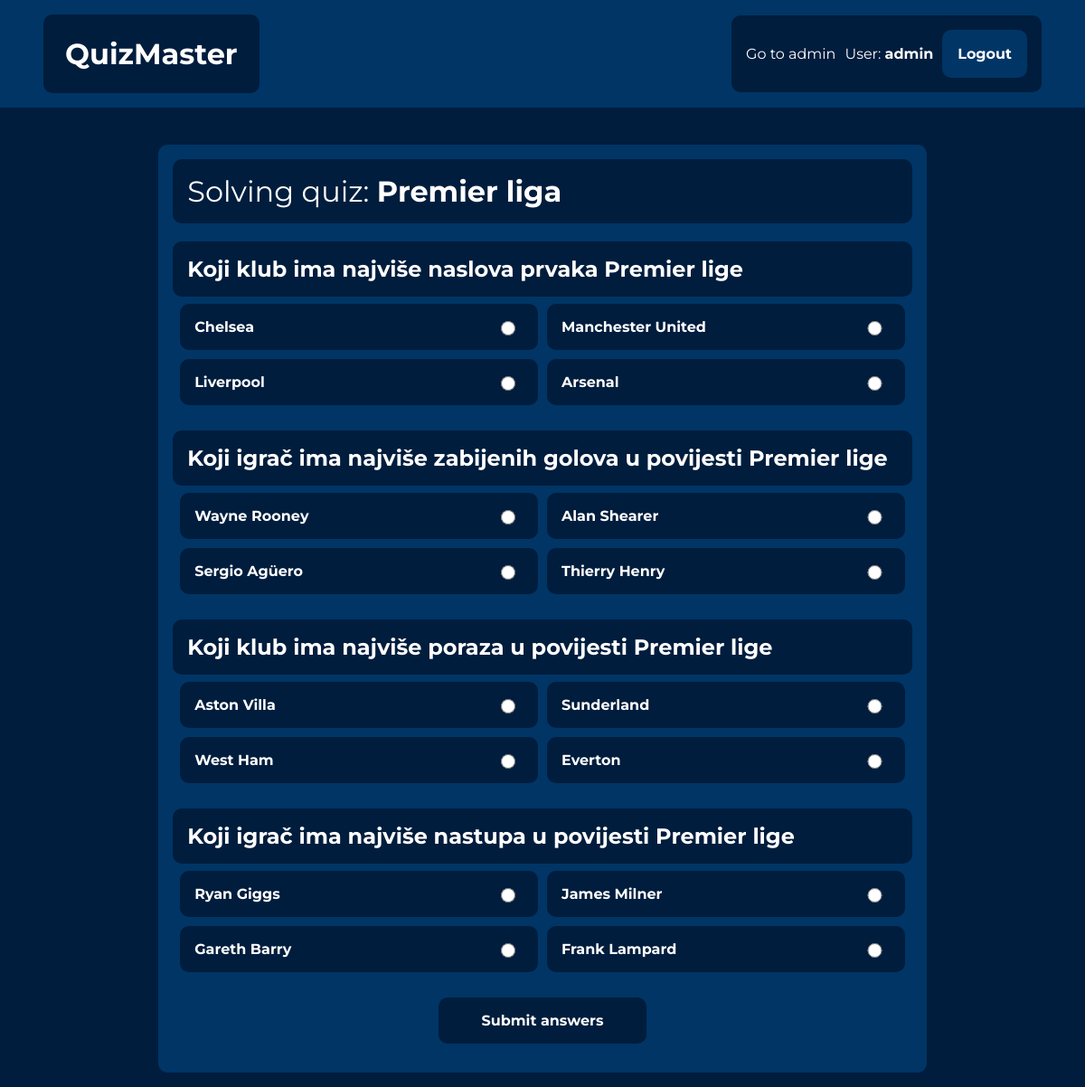
The app's page /quiz/2/solve/ (signed in) with its own data.
### quiz/models.py (models this page shows, shortened)
class Quiz(models.Model):
    quiz_name = models.CharField(max_length=200, blank=False)
    pub_date = models.DateTimeField("date published", auto_now_add=True)
    description = models.TextField(blank=False)
    author = models.ForeignKey(User, on_delete=models.CASCADE)

class Question(models.Model):
    question_text = models.CharField(max_length=200, blank=False)
    quiz = models.ForeignKey(Quiz, on_delete=models.CASCADE)

class Answer(models.Model):
    answer_text = models.CharField(max_length=200, blank=False)
    is_correct = models.BooleanField()
    question = models.ForeignKey(Question, on_delete=models.CASCADE)

### quiz/views.py (the view)
# urls.py: path("<int:quiz_id>/solve/", views.solve_quiz, name="solve_quiz"),
def solve_quiz(request, quiz_id):
    quiz = get_object_or_404(Quiz, pk=quiz_id)
    context = {
        "quiz": quiz,
    }
    return render(request, 'quiz/quiz_solve.html', context)

### quiz/templates/quiz/quiz_solve.html (shortened to what this page needs)
{% extends "quiz/base.html" %}
{% block content %}
{% if request.user.is_authenticated %}
<div class="solve-layout">
    <div class="solve-heading">
        <h1 style="font-weight: normal;">Solving quiz: <span style="font-weight:bold;">{{ quiz.quiz_name }}</span></h1>
    </div>
    <form method="post" action="{% url 'quiz:submit_quiz' quiz.id %}" class="solve-form">
        {% for question in quiz.question_set.all %}
            <div class="solve-form-heading">
                <h2>{{ question.question_text }}</h2>
            </div>
            <div class="solve-form-content">
                {% for answer in question.answer_set.all %}
                    <div class="solve-answer">
                        <p>{{ answer.answer_text }}</p>
                        <input type="radio" name="radio-{{question.id}}" value="{{answer.id}}" required>
                    </div>
                {% endfor %}
            </div>
        {% endfor %}
        <button type="submit" class="list-item-button">Submit answers</button>
    </form>
</div>
{% else %}
<p>You have to be logged in to solve a quiz. <a href="{% url 'login' %}">Login here</a></p>
{% endif %}
{% endblock content %}

### quiz/templates/quiz/base.html (shortened to what this page needs)
{% load static %}
<html>
    <head>
        <link rel="stylesheet" href="{% static 'quiz/css/base.css' %}">
        <link rel="stylesheet" href="{% static 'quiz/css/home.css' %}">
        <link rel="stylesheet" href="{% static 'quiz/css/quiz_list.css' %}">
        <link rel="stylesheet" href="{% static 'quiz/css/quiz_detail.css' %}">
        <link rel="stylesheet" href="{% static 'quiz/css/quiz_create.css' %}">
        <link rel="stylesheet" href="{% static 'quiz/css/quiz_edit.css' %}">
        <link rel="stylesheet" href="{% static 'quiz/css/quiz_solve.css' %}">
        <link rel="stylesheet" href="{% static 'quiz/css/solve_result.css' %}">
        <link rel="stylesheet" href="{% static 'quiz/css/question_detail.css' %}">
        <link rel="stylesheet" href="{% static 'quiz/css/user_profile.css' %}">
        <link rel="stylesheet" href="{% static 'registration/css/registration.css' %}">
    </head>
    <body>
        <header class="header">
            <div class="header-brand">
                <h1>
                    <a href="/" class="home-link">QuizMaster</a>
                </h1>
            </div>
            <nav class="header-nav">
                {% if request.user.is_superuser %}
                    <a class="admin-link" href="/admin">Go to admin</a>
                {% endif %}
                {% if request.user.is_authenticated %}
                    <p class="nav-username">User:
                        <a href="{% url 'quiz:user_profile' request.user.id %}" class="author-link">
                            {{ request.user.username }}
                        </a>
                    </p>
                    <form method="post" action="{% url 'logout' %}" class="logout-form">
                        <button type="submit">Logout</button>
                    </form>
                {% endif %}
            </nav>
        </header>
        <div class="main-content">
            {% block content %}
            {% endblock %}
        </div>
    </body>
</html>

### quiz/static/quiz/css/base.css (style rules this page uses)
body, html { margin: 0; padding: 0; height: 100%; font-family: 'Montserrat', sans-serif; background: #001D3D; }
button, input { font-family: 'Montserrat', sans-serif; }
p, h1, h2, h3, h4, h5, h6 { margin: 0; padding: 0; }
a { text-decoration: none; }
.header { display: flex; flex-basis: 100%; justify-content: space-between; align-items: center; padding: 1em 3em; background-color: #003566; }
.header-brand { color: white; background-color: #001D3D; border-radius: 10px; padding: 1.5em; }
.home-link { color: white; }
.header-nav { display: flex; align-items: center; background-color: #001D3D; border-radius: 10px; padding: 1em; color: white; }
.nav-username { margin-right: 10px; }
.logout-form { display: flex; align-items: center; margin-block-end: 0; }
.logout-form button { border: 1px solid transparent; border-radius: 10px; padding: 10px; background: #003566; color: white; font-size: 16px; cursor: pointer; font-weight: bold; padding: 1em; }
.admin-link { margin-right: 10px; color: white; }
.main-content { display: flex; justify-content: center; align-items: center; flex-wrap: wrap; padding: 1em; }

### quiz/static/quiz/css/quiz_list.css (style rules this page uses)
.list-item-button { padding: 1em 3em; border: none; cursor: pointer; background-color: #001D3D; color: white; border-radius: 10px; font-weight: bold; font-size: medium; }

### quiz/static/quiz/css/quiz_detail.css (style rules this page uses)
.author-link { color: white; font-weight: bold; }

### quiz/static/quiz/css/quiz_solve.css (style rules this page uses)
.solve-layout { flex-basis: 70%; background-color: #003566; border-radius: 10px; display: flex; justify-content: center; align-items: center; flex-wrap: wrap; padding: 1em; margin-top: 25px; color: white; }
.solve-heading { flex-basis: 100%; padding: 1em; background-color: #001D3D; border-radius: 10px; }
.solve-form { flex-basis: 100%; display: flex; justify-content: center; align-items: center; flex-wrap: wrap; margin-top: 20px; }
.solve-form-heading { flex-basis: 100%; background-color: #001D3D; border-radius: 10px; padding: 1em; }
.solve-form-content { flex-basis: 100%; display: grid; grid-template-columns: repeat(2, 1fr); grid-gap: 10px; padding: 0.5em; margin-bottom: 20px; }
.solve-answer { background-color: #001D3D; padding: 1em; border-radius: 10px; display: grid; grid-template-columns: 90% 10%; }
.solve-answer p { font-weight: bold; }

### records on screen
Quiz: quiz_name "Premier liga"
Question: question_text "Koji klub ima najviše naslova prvaka Premier lige"
Answer: answer_text "Chelsea"
Answer: answer_text "Manchester United"
Answer: answer_text "Liverpool"
Answer: answer_text "Arsenal"
Question: question_text "Koji igrač ima najviše zabijenih golova u povijesti Premier lige"
Answer: answer_text "Wayne Rooney"
Answer: answer_text "Alan Shearer"
Answer: answer_text "Sergio Agüero"
Answer: answer_text "Thierry Henry"
Question: question_text "Koji klub ima najviše poraza u povijesti Premier lige"
Answer: answer_text "Aston Villa"
Answer: answer_text "Sunderland"
Answer: answer_text "West Ham"
Answer: answer_text "Everton"
Question: question_text "Koji igrač ima najviše nastupa u povijesti Premier lige"
Answer: answer_text "Ryan Giggs"
Answer: answer_text "James Milner"
Answer: answer_text "Gareth Barry"
Answer: answer_text "Frank Lampard"

### other values on screen
{{ request.user.username }} "admin"
